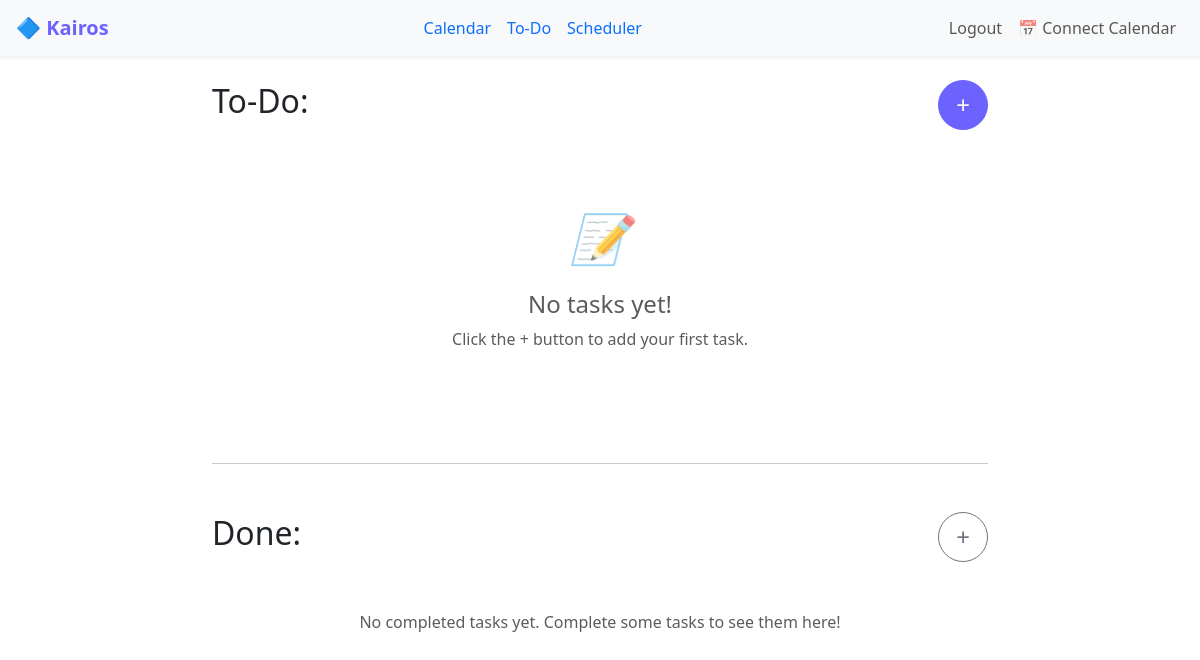
Before: /todo (signed in) with the older database file.
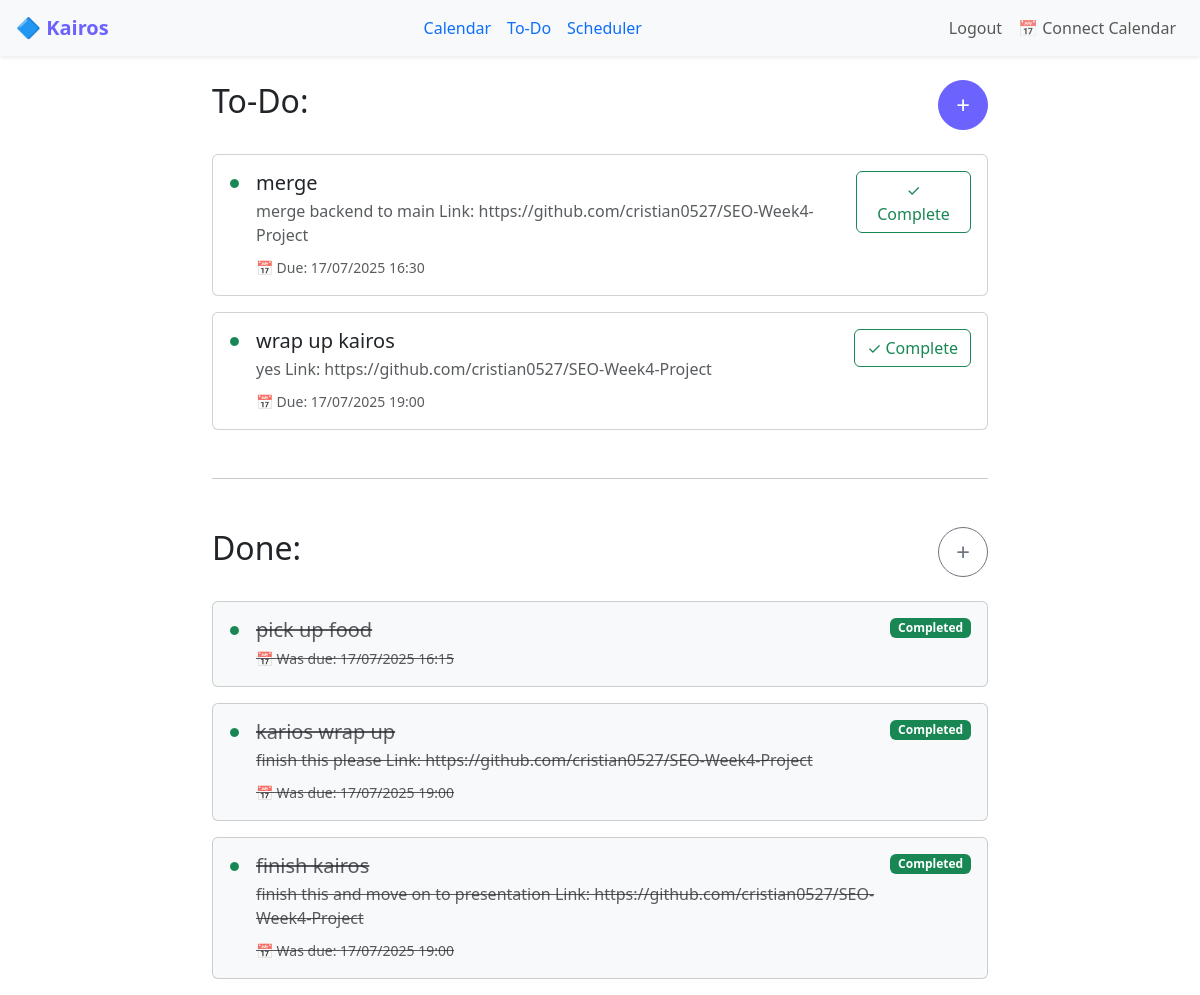
After: the same page with the newer database file.
### tables this page shows
CREATE TABLE tasks (
	id INTEGER NOT NULL, 
	user_id INTEGER NOT NULL, 
	title VARCHAR NOT NULL, 
	description TEXT, 
	due_date DATETIME, 
	scheduled_time DATETIME, 
	is_completed BOOLEAN, 
	google_event VARCHAR, 
	created_at DATETIME, 
	PRIMARY KEY (id), 
	FOREIGN KEY(user_id) REFERENCES users (id)
);

### main.py (the view)
@app.route('/todo')
def todo():
    if 'user_id' not in session:
        flash("Please log in first.", "warning")
        return redirect(url_for('login'))
    pending_tasks = get_pending_tasks(session['user_id'])
    completed_tasks = get_completed_tasks(session['user_id'])
    return render_template('todo.html', pending_tasks=pending_tasks, completed_tasks=completed_tasks)

### main.py (called while the page is built)
@app.template_filter('ddmmyyyy_time')
def ddmmyyyy_time_filter(datetime_obj):
    if datetime_obj:
        return datetime_obj.strftime('%d/%m/%Y %H:%M')
    return ''

### users.py (called while the page is built)
def get_completed_tasks(user_id):
    query = db.select(tasks).where(
        tasks.c.user_id == user_id,
        tasks.c.is_completed == True
    ).order_by(tasks.c.created_at.desc())
    with engine.connect() as conn:
        return conn.execute(query).fetchall()

def get_pending_tasks(user_id):
    query = db.select(tasks).where(
        tasks.c.user_id == user_id,
        tasks.c.is_completed == False
    ).order_by(tasks.c.created_at.desc())
    with engine.connect() as conn:
        return conn.execute(query).fetchall()

### templates/todo.html (shortened to what this page needs)
{% extends 'layout.html' %}
{% block content %}
<div class="row">
  <div class="col-md-8 mx-auto">
    <div class="d-flex justify-content-between align-items-center mb-4">
      <h2>To-Do:</h2>
      <button class="btn btn-primary rounded-circle" data-bs-toggle="modal" data-bs-target="#addTaskModal" style="width: 50px; height: 50px; font-size: 24px;">+</button>
    </div>
    {% if pending_tasks %}
      {% for task in pending_tasks %}
      <div class="card mb-3">
        <div class="card-body">
          <div class="d-flex align-items-start">
            <div class="text-success me-3 mt-1" style="font-size: 12px;">●</div>
            <div class="flex-grow-1">
              <h5 class="card-title mb-1">{{ task.title }}</h5>
              {% if task.description %}
                <p class="card-text text-muted mb-2">{{ task.description }}</p>
              {% endif %}
              {% if task.due_date %}
                <small class="text-muted">📅 Due: {{ task.due_date|ddmmyyyy_time }}</small>
              {% endif %}
            </div>
            <form method="POST" action="{{ url_for('complete_task', task_id=task.id) }}" class="d-inline">
              <button type="submit" class="btn btn-outline-success">✓ Complete</button>
            </form>
          </div>
        </div>
      </div>
      {% endfor %}
    {% else %}
      <div class="text-center py-5">
        <div class="text-muted mb-3">
          <i style="font-size: 48px;">📝</i>
        </div>
        <h4 class="text-muted">No tasks yet!</h4>
        <p class="text-muted">Click the + button to add your first task.</p>
      </div>
    {% endif %}
    <hr class="my-5">
    <div class="d-flex justify-content-between align-items-center mb-4">
      <h2>Done:</h2>
      <button class="btn btn-outline-secondary rounded-circle" style="width: 50px; height: 50px; font-size: 24px;">+</button>
    </div>
    {% if completed_tasks %}
      {% for task in completed_tasks %}
      <div class="card mb-3 bg-light">
        <div class="card-body">
          <div class="d-flex align-items-start">
            <div class="text-success me-3 mt-1" style="font-size: 12px;">●</div>
            <div class="flex-grow-1">
              <h5 class="card-title mb-1"><del class="text-muted">{{ task.title }}</del></h5>
              {% if task.description %}
                <p class="card-text text-muted mb-2"><del>{{ task.description }}</del></p>
              {% endif %}
              {% if task.due_date %}
                <small class="text-muted"><del>📅 Was due: {{ task.due_date|ddmmyyyy_time }}</del></small>
              {% endif %}
            </div>
            <span class="badge bg-success">Completed</span>
          </div>
        </div>
      </div>
      {% endfor %}
    {% else %}
      <div class="text-center py-4">
        <p class="text-muted">No completed tasks yet. Complete some tasks to see them here!</p>
      </div>
    {% endif %}
  </div>
</div>
{% endblock %}

### templates/layout.html (shortened to what this page needs)
<!doctype html>
<html lang="en">
<head>
  <link href="https://cdn.jsdelivr.net/npm/bootstrap@5.3.0/dist/css/bootstrap.min.css" rel="stylesheet">
</head>
<body>
  <nav class="navbar navbar-expand-lg navbar-light bg-light px-3 shadow-sm">
    <a class="navbar-brand kairos-brand" href="{{ url_for('home') }}">🔷 Kairos</a>
    {% if session.user_id %}
    <div class="navbar-nav mx-auto">
      <ul class="nav nav-pills">
        <li class="nav-item">
          <a class="nav-link" href="{{ url_for('home') }}">Calendar</a>
        </li>
        <li class="nav-item">
          <a class="nav-link" href="{{ url_for('todo') }}">To-Do</a>
        </li>
        <li class="nav-item">
          <a class="nav-link" href="{{ url_for('scheduler') }}">Scheduler</a>
        </li>
      </ul>
    </div>
    <div class="navbar-nav">
      <a class="nav-link" href="{{ url_for('logout') }}">Logout</a>
      <a class="nav-link" href="{{ url_for('authorize') }}">📅 Connect Calendar</a>
    </div>
    {% else %}
    <div class="navbar-nav ms-auto">
      <a class="nav-link" href="{{ url_for('login') }}">Login</a>
      <a class="nav-link" href="{{ url_for('register') }}">Register</a>
    </div>
    {% endif %}
  </nav>
  <div class="container-fluid mt-4">
    {% block content %}{% endblock %}
  </div>
</body>
</html>

### templates/layout.html (style rules this page uses)
.kairos-brand { font-weight: bold; color: #6c63ff !important; }
.btn-primary { background-color: #6c63ff; border-color: #6c63ff; }

Changed rows visible on the page:
added tasks: title "merge", description "merge backend to main Link: https://github.com/cristian0527/SEO-Week4-Project", due_date|ddmmyyyy_time "17/07/2025 16:30", shown under "To-Do:"
added tasks: title "wrap up kairos", description "yes Link: https://github.com/cristian0527/SEO-Week4-Project", due_date|ddmmyyyy_time "17/07/2025 19:00", shown under "To-Do:"
added tasks: title "pick up food", due_date|ddmmyyyy_time "17/07/2025 16:15", shown under "Done:"
added tasks: title "karios wrap up", description "finish this please Link: https://github.com/cristian0527/SEO-Week4-Project", due_date|ddmmyyyy_time "17/07/2025 19:00", shown under "Done:"
added tasks: title "finish kairos", description "finish this and move on to presentation Link: https://github.com/cristian0527/SEO-Week4-Project", due_date|ddmmyyyy_time "17/07/2025 19:00", shown under "Done:"
Other visible differences:
text no longer shown: "📝 No tasks yet! Click the + button to add your first task. No completed tasks yet. Complete some tasks to see them here!"
